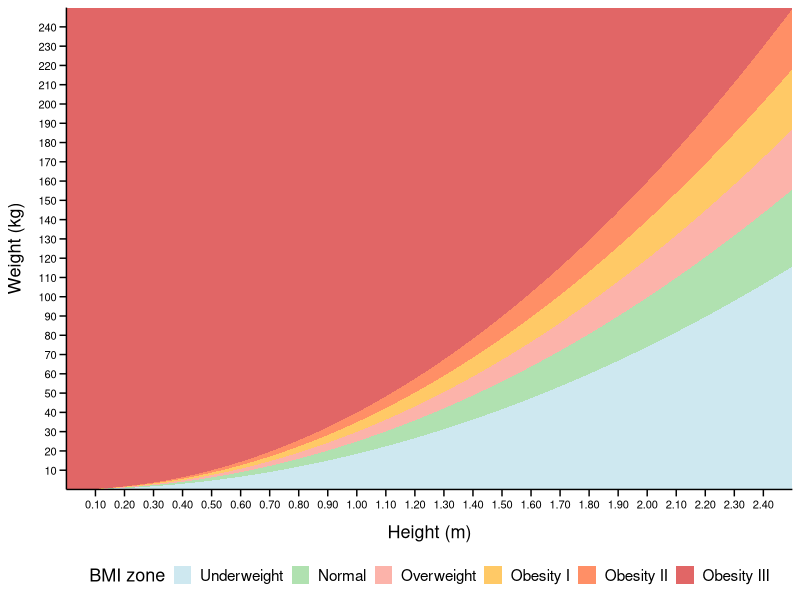

This figure's R source: (Note: this script raises an error after producing the figure.)
## ---- chunk 1
options(warn = -1)
## ---- chunk 2
library(ggplot2)
library(ggtext)
m_range <- seq(0, 2.5, by = 0.01)

kg_min <- rep(0, length(m_range))
kg_max <- rep(250, length(m_range))

kg_uw <- pmin(pmax(m_range^2 * 18.5, 0), 250)
kg_n <- pmin(pmax(m_range^2 * 24.9, 0), 250)
kg_ow <- pmin(pmax(m_range^2 * 29.9, 0), 250)
kg_ob1 <- pmin(pmax(m_range^2 * 34.9, 0), 250)
kg_ob2 <- pmin(pmax(m_range^2 * 39.9, 0), 250)
kg_ob3 <- pmin(pmax(m_range^2 * 45, 0), 250)

df_zones <- data.frame(
  height = c(
    m_range, rev(m_range),
    m_range, rev(m_range),
    m_range, rev(m_range),
    m_range, rev(m_range),
    m_range, rev(m_range),
    m_range, rev(m_range)
  ),
  weight = c(
    kg_min, rev(kg_uw),
    kg_uw, rev(kg_n),
    kg_n, rev(kg_ow),
    kg_ow, rev(kg_ob1),
    kg_ob1, rev(kg_ob2),
    kg_ob2, rev(kg_max)
  ),
  zone = factor(rep(c("Underweight", "Normal", "Overweight", 
                      "Obesity I", "Obesity II", "Obesity III"),
                    each = length(m_range)*2),
                levels = c("Underweight", "Normal", "Overweight", 
                           "Obesity I", "Obesity II", "Obesity III"))
)

zone_colors <- c(
  "Underweight" = "lightblue",
  "Normal" = "palegreen3",
  "Overweight" = "salmon",
  "Obesity I" = "orange",
  "Obesity II" = "orangered",
  "Obesity III" = "red3"
)

label_formatter <- function(breaks) {
  function(x) {
    ifelse(x %in% c(min(breaks), max(breaks)), "", x)
  }
}

height_formatter <- function(breaks) {
  function(x) {
    labels <- ifelse(x %in% c(min(breaks), max(breaks)), "", sprintf("%.2f", x))
    labels
  }
}

x_breaks <- seq(0.1, 2.4, by = 0.1)
y_breaks <- seq(10, 240, by = 10)
y_axis_formatter <- function(x) { as.character(x) }
x_axis_formatter <- function(x) { sprintf("%.2f", x) }

p <- ggplot() +
  geom_polygon(data = df_zones, aes(x = height, y = weight, group = zone, fill = zone), alpha = 0.6) +
  scale_fill_manual(values = zone_colors, name = "BMI zone") +
  guides(fill = guide_legend(nrow = 1)) +
  coord_cartesian(xlim = c(0, 2.5), ylim = c(0, 250), expand = FALSE) +
  labs(x = "Height (m)", y = "Weight (kg)") +
  theme_classic() +
  theme(
    legend.title = element_text(size = 13),
    legend.text = element_text(size = 11),
    legend.position = "bottom",
    legend.key.width = unit(0.5, "cm"),
    legend.key.height = unit(0.5, "cm"),
    legend.key.spacing.y = unit(0.5, "cm"),
    axis.title.x = element_text(size = 13, margin = margin(t = 10, unit = "pt")),
    axis.title.y = element_text(size = 13, margin = margin(r = 10, unit = "pt")),
    axis.text = element_text(size = 8, color = "black"),
    axis.text.y = element_text(angle = 0, hjust = 1),
    axis.ticks = element_line(color = "black"),
    axis.ticks.length = unit(5, "pt"),
    axis.ticks.x.bottom = element_line(),
    axis.ticks.y.left = element_line()
  ) +
  scale_x_continuous(breaks = x_breaks, labels = x_axis_formatter) +
  scale_y_continuous(breaks = y_breaks, labels = y_axis_formatter)

kg_input <- params$weight
m_input <- params$height
id_input <- params$person_id
bmi_input <- params$bmi

if (!is.na(kg_input) && !is.na(m_input) && m_input > 0) {
  label_text_markdown <- paste0("ID: ", id_input, 
                                "\nBMI: ", sprintf("%.2f", bmi_input), " kg/m²")
  p <- p +
    geom_point(aes(x = m_input, y = kg_input), size = 2, shape = 21, 
               color = "black", fill = "white", stroke = 1.5) +
    annotate("text", x = m_input + 0.03, y = kg_input, 
             label = label_text_markdown,
             hjust = 0, vjust = 0.5, size = 4, lineheight = 1.0)
}

print(p)

